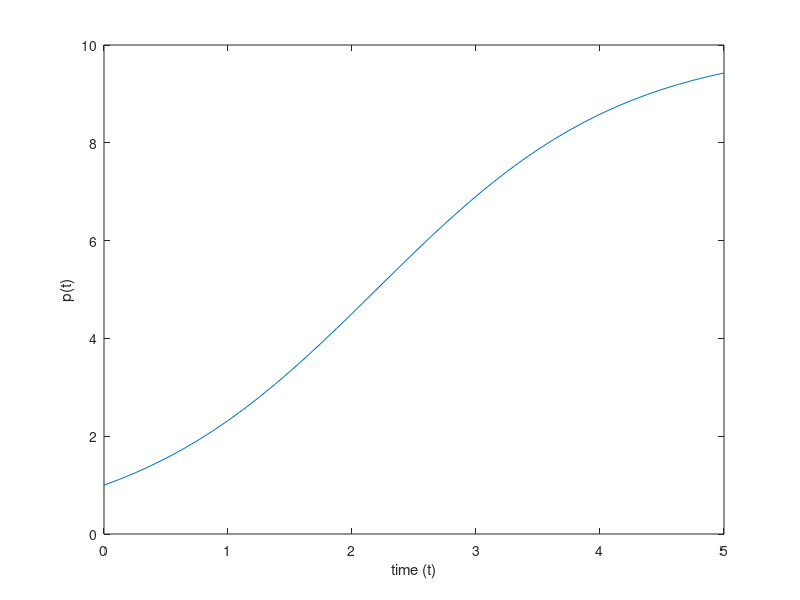
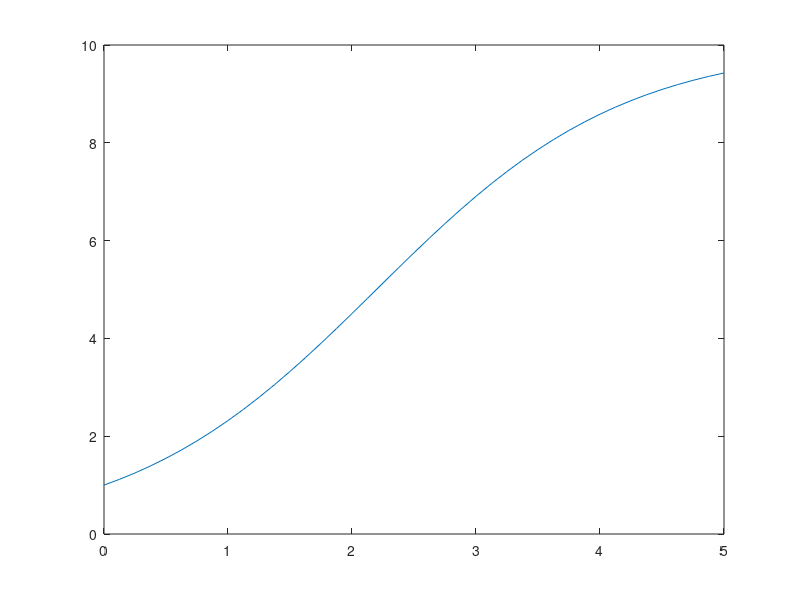

MATLAB code to generate these figures, in order: (Note: this script raises an error after producing the figures.)
%{ 
  Author: Ege Apaydin
  Date: 03.12.2020
  Goal: The intent is to examine the behaviour of explicit Euler method, Heun method, and
  Runge-Kutta 4th order on a simple ordinary differential equations. ODE is chosen such that
  the analytical solution can be derived to compare with the numerical solution.
  
  %}
  
clc
clear all
close all

global time_domain t_start
% Examining an ordinary differential equation defining the population 
% dynamic of a corresponding specie

f = @(p) (1 - p./10).*p; % example ODE
f_analytical = @(t) 10 ./ (1 + 9.*exp(-t)); % analytical solution of ODE

% Visualizion of how the function looks on time domain
t_start = 0; t_end = 5; 
time_domain = t_start:1/8:t_end;
y_exact = f_analytical(time_domain);
figure
plot(time_domain, y_exact);
ylabel('p(t)')
xlabel('time (t)')

% ODE is numerically solved and plotted on methods
% of Euler, Heun, 4th order Runge-kutta

% initial conditions
dt=[1,1/2,1/4,1/8]; y0 = 1;
method_name = ["Euler","Heun","RK"];
methods = {@euler,@heun,@rk}; % creating a cell array containing
                              % function handles of euler, heun, and rk
                              % methods
app_error = zeros(length(method_name),length(dt));

for i=1:length(method_name)
    numerical_method = methods{i};
    
    figure
    plot(time_domain,y_exact);
    for j=1:length(dt)
        hold on
        y = numerical_method(f, y0, dt(j), t_end);
        app_error(i,j) = approximation_error(y,y_exact,dt(j),t_end);
        plot(t_start:dt(j):t_end, y);
    end
    title(method_name(i)+' method')
    legend('\deltat_1='+string(dt(1)),'\deltat_2='+string(dt(2)),'\deltat_3='+string(dt(3)),'\deltat_4='+string(dt(4)),'Analytical','Location','southeast')
    saveas(gcf,method_name(i)+'.pdf')
    
    % Create a table for error comparison of step size
    table_error(i,[dt;app_error(i,:)]);
end
%% Functions

% Consider a general initial value problem
% y' = f(y); y(0) = y_0:
% Implement the following explicit numerical methods
% 1) explicit Euler method,
% 2) method of Heun,
% 3) Runge-Kutta method (fourth order)
% as a matlab function depending on the right hand side f(y)^1, the initial value y_0,
% the timestep size \delt and the end time t_end. The output of the function shall be a
% vector containing all computed approximate values for y.


function y = euler(y_prime, y0, dt, t_end)
y = zeros(t_end / dt +1,1);
t = dt; index = 1; y(1) = y0; % initial conditions
while t <= t_end
    y(index+1) = y(index) + dt*y_prime(y(index));
    index = index+1;t=t+dt;
end
end

function y = heun(y_prime, y0, dt, t_end)
y = zeros(t_end / dt +1,1);
t = dt; index = 1; y(1) = y0; % initial conditions
while t <= t_end
    k_1 = y_prime(y(index));
    y(index+1) = y(index) + dt*(1/2)*(k_1 + y_prime(y(index)+dt*k_1));
    index =index+1;t=t+dt;
end
end

function y = rk(y_prime, y0, dt, t_end)
y = zeros(t_end / dt +1,1);
t = dt; index = 1; y(1) = y0; % initial conditions
while t <= t_end
    k_1 = y_prime(y(index));
    k_2 = y_prime(y(index)+0.5*dt*k_1);
    k_3 = y_prime(y(index)+0.5*dt*k_2);
    k_4 = y_prime(y(index)+k_3*dt);
    y(index+1) = y(index) + (1/6)*(k_1+2*k_2+2*k_3+k_4)*dt;  % main equation
    index =index+1;t=t+dt;
end
end

% Error computations
% Approximation errors
function result = approximation_error(p,p_exact,dt,t_end)
global time_domain t_start
% check the shape of p and p_exact. If it does not have a vector shape (1,~)
% Then take its transpose
if size(p,2) == 1
    p = p';
elseif size(p_exact,2) == 1
    p_exact = p_exact';
end
% size of p depends on the dt selection and size of p_exact
% comes from fplot command. These sizes may not match everytime.
% Thus, it should be handled. Think of better way?
% Looking for y values with the same t_k.
time_p = t_start:dt:t_end;
matching_index = ismember(time_domain,time_p);
difference = (p-p_exact(matching_index)).^2;
result = sqrt((dt/t_end)*sum(difference));

end

function T = table_error(i,data)
% Options for nice visualization
titles = ["Euler's explicit method O(h)","Heun's method O(h^2)","Runge-Kutta method O(h^4)"];
row = ["\deltat";"Error";"Error reduction"];
row = cellstr(row);

% Evaluating the error reduction by step size
[s1,s2] = size(data);
reduction = data(2,1:s2-1)./data(2,2:s2);
data = [data;nan,reduction];
T = table(data,'VariableNames',titles(i),'RowNames',row)
end
